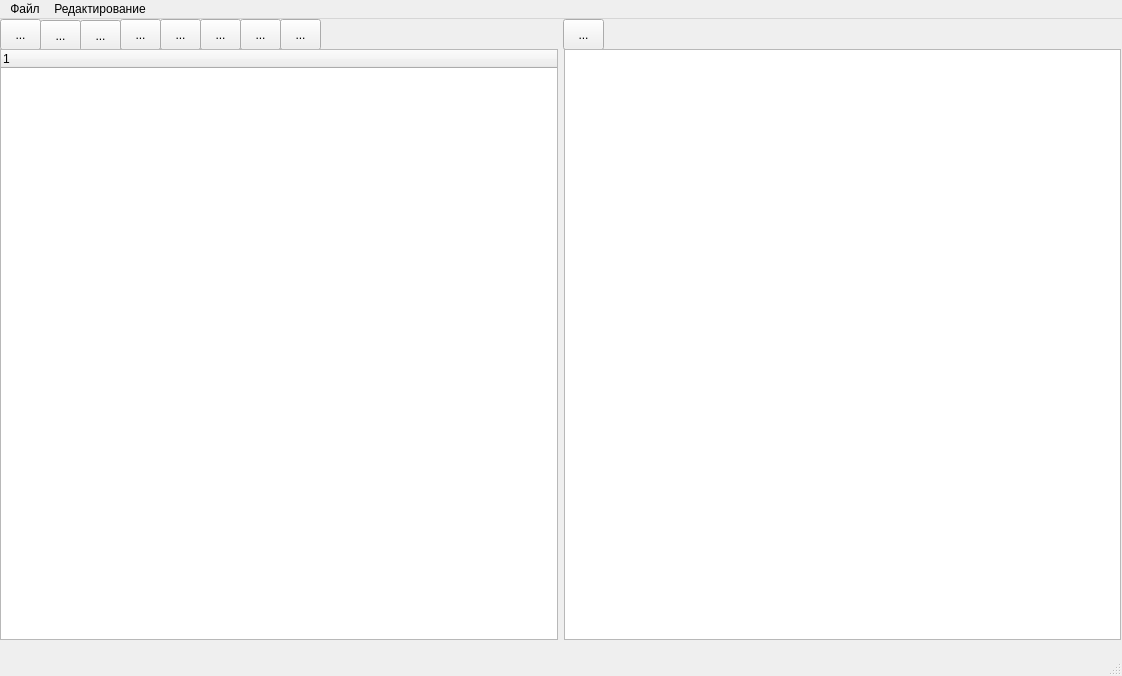
<?xml version="1.0" encoding="UTF-8"?>
<ui version="4.0">
 <class>MainWindow</class>
 <widget class="QMainWindow" name="MainWindow">
  <property name="enabled">
   <bool>true</bool>
  </property>
  <property name="geometry">
   <rect>
    <x>0</x>
    <y>0</y>
    <width>1122</width>
    <height>676</height>
   </rect>
  </property>
  <property name="windowTitle">
   <string>MainWindow</string>
  </property>
  <widget class="QWidget" name="centralwidget">
   <widget class="QToolButton" name="toolButton">
    <property name="geometry">
     <rect>
      <x>0</x>
      <y>0</y>
      <width>41</width>
      <height>31</height>
     </rect>
    </property>
    <property name="text">
     <string>...</string>
    </property>
   </widget>
   <widget class="QToolButton" name="toolButton_2">
    <property name="geometry">
     <rect>
      <x>40</x>
      <y>1</y>
      <width>41</width>
      <height>31</height>
     </rect>
    </property>
    <property name="text">
     <string>...</string>
    </property>
   </widget>
   <widget class="QToolButton" name="toolButton_3">
    <property name="geometry">
     <rect>
      <x>80</x>
      <y>1</y>
      <width>41</width>
      <height>31</height>
     </rect>
    </property>
    <property name="text">
     <string>...</string>
    </property>
   </widget>
   <widget class="QToolButton" name="toolButton_4">
    <property name="geometry">
     <rect>
      <x>120</x>
      <y>0</y>
      <width>41</width>
      <height>31</height>
     </rect>
    </property>
    <property name="text">
     <string>...</string>
    </property>
   </widget>
   <widget class="QToolButton" name="toolButton_5">
    <property name="geometry">
     <rect>
      <x>160</x>
      <y>0</y>
      <width>41</width>
      <height>31</height>
     </rect>
    </property>
    <property name="text">
     <string>...</string>
    </property>
   </widget>
   <widget class="QToolButton" name="toolButton_6">
    <property name="geometry">
     <rect>
      <x>200</x>
      <y>0</y>
      <width>41</width>
      <height>31</height>
     </rect>
    </property>
    <property name="text">
     <string>...</string>
    </property>
   </widget>
   <widget class="QToolButton" name="toolButton_7">
    <property name="geometry">
     <rect>
      <x>240</x>
      <y>0</y>
      <width>41</width>
      <height>31</height>
     </rect>
    </property>
    <property name="text">
     <string>...</string>
    </property>
   </widget>
   <widget class="QToolButton" name="toolButton_8">
    <property name="geometry">
     <rect>
      <x>280</x>
      <y>0</y>
      <width>41</width>
      <height>31</height>
     </rect>
    </property>
    <property name="text">
     <string>...</string>
    </property>
   </widget>
   <widget class="QToolButton" name="toolButton_9">
    <property name="geometry">
     <rect>
      <x>563</x>
      <y>0</y>
      <width>41</width>
      <height>31</height>
     </rect>
    </property>
    <property name="text">
     <string>...</string>
    </property>
   </widget>
   <widget class="QWidget" name="">
    <property name="geometry">
     <rect>
      <x>0</x>
      <y>30</y>
      <width>1121</width>
      <height>591</height>
     </rect>
    </property>
    <layout class="QGridLayout" name="gridLayout">
     <item row="0" column="1">
      <widget class="QTextEdit" name="textEdit">
       <property name="sizePolicy">
        <sizepolicy hsizetype="Preferred" vsizetype="Preferred">
         <horstretch>1</horstretch>
         <verstretch>1</verstretch>
        </sizepolicy>
       </property>
      </widget>
     </item>
     <item row="0" column="0">
      <widget class="QTreeWidget" name="treeView">
       <property name="sizePolicy">
        <sizepolicy hsizetype="Preferred" vsizetype="Preferred">
         <horstretch>1</horstretch>
         <verstretch>1</verstretch>
        </sizepolicy>
       </property>
       <column>
        <property name="text">
         <string notr="true">1</string>
        </property>
       </column>
      </widget>
     </item>
    </layout>
   </widget>
  </widget>
  <widget class="QMenuBar" name="menubar">
   <property name="geometry">
    <rect>
     <x>0</x>
     <y>0</y>
     <width>1122</width>
     <height>26</height>
    </rect>
   </property>
   <widget class="QMenu" name="menu">
    <property name="title">
     <string>Файл</string>
    </property>
    <addaction name="action"/>
    <addaction name="action_2"/>
    <addaction name="action_3"/>
    <addaction name="action_4"/>
    <addaction name="action_PDF"/>
   </widget>
   <widget class="QMenu" name="menu_2">
    <property name="title">
     <string>Редактирование</string>
    </property>
    <widget class="QMenu" name="menu_3">
     <property name="title">
      <string>Вставить ...</string>
     </property>
     <addaction name="action_8"/>
     <addaction name="action_9"/>
     <addaction name="action_10"/>
    </widget>
    <addaction name="action_5"/>
    <addaction name="action_6"/>
    <addaction name="menu_3"/>
    <addaction name="action_11"/>
    <addaction name="action_12"/>
    <addaction name="action_13"/>
    <addaction name="action_14"/>
    <addaction name="action_15"/>
   </widget>
   <addaction name="menu"/>
   <addaction name="menu_2"/>
  </widget>
  <widget class="QStatusBar" name="statusbar"/>
  <action name="action">
   <property name="text">
    <string>Создать</string>
   </property>
  </action>
  <action name="action_2">
   <property name="text">
    <string>Открыть</string>
   </property>
  </action>
  <action name="action_3">
   <property name="text">
    <string>Сохранить</string>
   </property>
  </action>
  <action name="action_4">
   <property name="text">
    <string>Сохранить как ...</string>
   </property>
  </action>
  <action name="action_PDF">
   <property name="text">
    <string>Экспорт в PDF</string>
   </property>
  </action>
  <action name="action_5">
   <property name="text">
    <string>Переименовать узел</string>
   </property>
  </action>
  <action name="action_6">
   <property name="text">
    <string>Изменить тип узла</string>
   </property>
  </action>
  <action name="action_8">
   <property name="text">
    <string>Перед</string>
   </property>
  </action>
  <action name="action_9">
   <property name="text">
    <string>Внутрь</string>
   </property>
  </action>
  <action name="action_10">
   <property name="text">
    <string>После</string>
   </property>
  </action>
  <action name="action_11">
   <property name="text">
    <string>Вырезать</string>
   </property>
  </action>
  <action name="action_12">
   <property name="text">
    <string>Копировать</string>
   </property>
  </action>
  <action name="action_13">
   <property name="text">
    <string>Удалить</string>
   </property>
  </action>
  <action name="action_14">
   <property name="text">
    <string>Копировать значение</string>
   </property>
  </action>
  <action name="action_15">
   <property name="text">
    <string>Вставить значение</string>
   </property>
  </action>
 </widget>
 <resources/>
 <connections/>
</ui>
